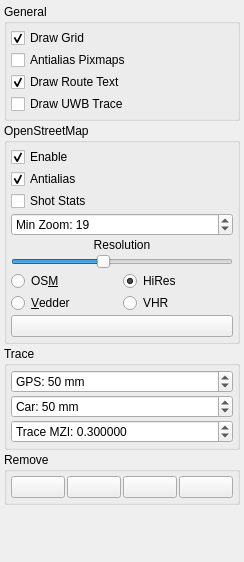
                  <widget class="QWidget" name="scrollAreaWidgetContents_2">
                   <property name="geometry">
                    <rect>
                     <x>0</x>
                     <y>0</y>
                     <width>244</width>
                     <height>562</height>
                    </rect>
                   </property>
                   <layout class="QVBoxLayout" name="verticalLayout_15">
                    <property name="spacing">
                     <number>2</number>
                    </property>
                    <property name="leftMargin">
                     <number>4</number>
                    </property>
                    <property name="topMargin">
                     <number>4</number>
                    </property>
                    <property name="rightMargin">
                     <number>4</number>
                    </property>
                    <property name="bottomMargin">
                     <number>4</number>
                    </property>
                    <item>
                     <widget class="QGroupBox" name="groupBox_16">
                      <property name="title">
                       <string>General</string>
                      </property>
                      <layout class="QVBoxLayout" name="verticalLayout_18">
                       <property name="spacing">
                        <number>2</number>
                       </property>
                       <property name="leftMargin">
                        <number>4</number>
                       </property>
                       <property name="topMargin">
                        <number>4</number>
                       </property>
                       <property name="rightMargin">
                        <number>4</number>
                       </property>
                       <property name="bottomMargin">
                        <number>4</number>
                       </property>
                       <item>
                        <widget class="QCheckBox" name="mapDrawGridBox">
                         <property name="text">
                          <string>Draw Grid</string>
                         </property>
                         <property name="checked">
                          <bool>true</bool>
                         </property>
                        </widget>
                       </item>
                       <item>
                        <widget class="QCheckBox" name="mapAntialiasBox">
                         <property name="toolTip">
                          <string>Antialias imported pixmaps</string>
                         </property>
                         <property name="text">
                          <string>Antialias Pixmaps</string>
                         </property>
                         <property name="checked">
                          <bool>false</bool>
                         </property>
                        </widget>
                       </item>
                       <item>
                        <widget class="QCheckBox" name="mapDrawRouteTextBox">
                         <property name="text">
                          <string>Draw Route Text</string>
                         </property>
                         <property name="checked">
                          <bool>true</bool>
                         </property>
                        </widget>
                       </item>
                       <item>
                        <widget class="QCheckBox" name="mapDrawUwbTraceBox">
                         <property name="text">
                          <string>Draw UWB Trace</string>
                         </property>
                        </widget>
                       </item>
                      </layout>
                     </widget>
                    </item>
                    <item>
                     <widget class="QGroupBox" name="groupBox_12">
                      <property name="title">
                       <string>OpenStreetMap</string>
                      </property>
                      <property name="flat">
                       <bool>false</bool>
                      </property>
                      <property name="checkable">
                       <bool>false</bool>
                      </property>
                      <layout class="QGridLayout" name="gridLayout_10">
                       <property name="leftMargin">
                        <number>4</number>
                       </property>
                       <property name="topMargin">
                        <number>4</number>
                       </property>
                       <property name="rightMargin">
                        <number>4</number>
                       </property>
                       <property name="bottomMargin">
                        <number>4</number>
                       </property>
                       <property name="spacing">
                        <number>2</number>
                       </property>
                       <item row="8" column="0" colspan="2">
                        <widget class="QPushButton" name="mapOsmClearCacheButton">
                         <property name="toolTip">
                          <string>Clear cached tiles</string>
                         </property>
                         <property name="text">
                          <string/>
                         </property>
                         <property name="icon">
                          <iconset resource="resources.qrc">
                           <normaloff>:/models/Icons/Delete2-96.png</normaloff>:/models/Icons/Delete2-96.png</iconset>
                         </property>
                        </widget>
                       </item>
                       <item row="7" column="0">
                        <widget class="QRadioButton" name="mapOsmServerVedderButton">
                         <property name="text">
                          <string>&amp;Vedder</string>
                         </property>
                         <property name="checked">
                          <bool>false</bool>
                         </property>
                        </widget>
                       </item>
                       <item row="6" column="1">
                        <widget class="QRadioButton" name="mapOsmServerHiResButton">
                         <property name="text">
                          <string>HiRes</string>
                         </property>
                         <property name="checked">
                          <bool>true</bool>
                         </property>
                        </widget>
                       </item>
                       <item row="6" column="0">
                        <widget class="QRadioButton" name="mapOsmServerOsmButton">
                         <property name="text">
                          <string>OS&amp;M</string>
                         </property>
                        </widget>
                       </item>
                       <item row="7" column="1">
                        <widget class="QRadioButton" name="mapOsmServerVedderHdButton">
                         <property name="toolTip">
                          <string>Vedder high resolution tiles</string>
                         </property>
                         <property name="text">
                          <string>VHR</string>
                         </property>
                         <property name="checked">
                          <bool>false</bool>
                         </property>
                        </widget>
                       </item>
                       <item row="5" column="0" colspan="2">
                        <widget class="QSlider" name="mapOsmResSlider">
                         <property name="minimum">
                          <number>30</number>
                         </property>
                         <property name="maximum">
                          <number>200</number>
                         </property>
                         <property name="value">
                          <number>100</number>
                         </property>
                         <property name="orientation">
                          <enum>Qt::Orientation::Horizontal</enum>
                         </property>
                        </widget>
                       </item>
                       <item row="4" column="0" colspan="2">
                        <widget class="QLabel" name="label_3">
                         <property name="text">
                          <string>Resolution</string>
                         </property>
                         <property name="alignment">
                          <set>Qt::AlignmentFlag::AlignCenter</set>
                         </property>
                        </widget>
                       </item>
                       <item row="3" column="0" colspan="2">
                        <widget class="QSpinBox" name="mapOsmMaxZoomBox">
                         <property name="toolTip">
                          <string>Max OSM zoom level</string>
                         </property>
                         <property name="prefix">
                          <string>Min Zoom: </string>
                         </property>
                         <property name="maximum">
                          <number>22</number>
                         </property>
                         <property name="value">
                          <number>19</number>
                         </property>
                        </widget>
                       </item>
                       <item row="0" column="0" colspan="2">
                        <widget class="QCheckBox" name="mapOpenStreetMapBox">
                         <property name="text">
                          <string>Enable</string>
                         </property>
                         <property name="checked">
                          <bool>true</bool>
                         </property>
                        </widget>
                       </item>
                       <item row="1" column="0" colspan="2">
                        <widget class="QCheckBox" name="mapAntialiasOsmBox">
                         <property name="toolTip">
                          <string>Antialias tiles</string>
                         </property>
                         <property name="text">
                          <string>Antialias</string>
                         </property>
                         <property name="checked">
                          <bool>true</bool>
                         </property>
                        </widget>
                       </item>
                       <item row="2" column="0" colspan="2">
                        <widget class="QCheckBox" name="mapOsmStatsBox">
                         <property name="text">
                          <string>Shot Stats</string>
                         </property>
                        </widget>
                       </item>
                      </layout>
                     </widget>
                    </item>
                    <item>
                     <widget class="QGroupBox" name="groupBox_15">
                      <property name="title">
                       <string>Trace</string>
                      </property>
                      <layout class="QVBoxLayout" name="verticalLayout_16">
                       <property name="spacing">
                        <number>2</number>
                       </property>
                       <property name="leftMargin">
                        <number>4</number>
                       </property>
                       <property name="topMargin">
                        <number>4</number>
                       </property>
                       <property name="rightMargin">
                        <number>4</number>
                       </property>
                       <property name="bottomMargin">
                        <number>4</number>
                       </property>
                       <item>
                        <widget class="QDoubleSpinBox" name="mapTraceMinSpaceGpsBox">
                         <property name="toolTip">
                          <string>GPS Trace: Minimum distance from previous point for adding new point.</string>
                         </property>
                         <property name="prefix">
                          <string>GPS: </string>
                         </property>
                         <property name="suffix">
                          <string> mm</string>
                         </property>
                         <property name="decimals">
                          <number>0</number>
                         </property>
                         <property name="maximum">
                          <double>9999.000000000000000</double>
                         </property>
                         <property name="value">
                          <double>50.000000000000000</double>
                         </property>
                        </widget>
                       </item>
                       <item>
                        <widget class="QDoubleSpinBox" name="mapTraceMinSpaceCarBox">
                         <property name="toolTip">
                          <string>Car Trace: Minimum distance from previous point for adding new point.</string>
                         </property>
                         <property name="prefix">
                          <string>Car: </string>
                         </property>
                         <property name="suffix">
                          <string> mm</string>
                         </property>
                         <property name="decimals">
                          <number>0</number>
                         </property>
                         <property name="maximum">
                          <double>9999.000000000000000</double>
                         </property>
                         <property name="value">
                          <double>50.000000000000000</double>
                         </property>
                        </widget>
                       </item>
                       <item>
                        <widget class="QDoubleSpinBox" name="traceInfoMinZoomBox">
                         <property name="toolTip">
                          <string>&lt;html&gt;&lt;head/&gt;&lt;body&gt;&lt;p&gt;Info Trace: Minimum zoom for showing text next to info points.&lt;/p&gt;&lt;/body&gt;&lt;/html&gt;</string>
                         </property>
                         <property name="prefix">
                          <string>Trace MZI: </string>
                         </property>
                         <property name="decimals">
                          <number>6</number>
                         </property>
                         <property name="maximum">
                          <double>100.000000000000000</double>
                         </property>
                         <property name="singleStep">
                          <double>0.010000000000000</double>
                         </property>
                         <property name="value">
                          <double>0.300000000000000</double>
                         </property>
                        </widget>
                       </item>
                      </layout>
                     </widget>
                    </item>
                    <item>
                     <widget class="QGroupBox" name="groupBox_13">
                      <property name="title">
                       <string>Remove</string>
                      </property>
                      <layout class="QHBoxLayout" name="horizontalLayout_10">
                       <property name="spacing">
                        <number>2</number>
                       </property>
                       <property name="leftMargin">
                        <number>4</number>
                       </property>
                       <property name="topMargin">
                        <number>4</number>
                       </property>
                       <property name="rightMargin">
                        <number>4</number>
                       </property>
                       <property name="bottomMargin">
                        <number>4</number>
                       </property>
                       <item>
                        <widget class="QPushButton" name="mapRemoveTraceButton">
                         <property name="toolTip">
                          <string>Car trace</string>
                         </property>
                         <property name="text">
                          <string/>
                         </property>
                         <property name="icon">
                          <iconset resource="resources.qrc">
                           <normaloff>:/models/Icons/Polyline-96.png</normaloff>:/models/Icons/Polyline-96.png</iconset>
                         </property>
                        </widget>
                       </item>
                       <item>
                        <widget class="QPushButton" name="mapRemoveRouteAllButton">
                         <property name="toolTip">
                          <string>All routes</string>
                         </property>
                         <property name="text">
                          <string/>
                         </property>
                         <property name="icon">
                          <iconset resource="resources.qrc">
                           <normaloff>:/models/Icons/Polygon-96.png</normaloff>:/models/Icons/Polygon-96.png</iconset>
                         </property>
                        </widget>
                       </item>
                       <item>
                        <widget class="QPushButton" name="mapRemoveInfoAllButton">
                         <property name="toolTip">
                          <string>All info traces</string>
                         </property>
                         <property name="text">
                          <string/>
                         </property>
                         <property name="icon">
                          <iconset resource="resources.qrc">
                           <normaloff>:/models/Icons/Point Objects-96.png</normaloff>:/models/Icons/Point Objects-96.png</iconset>
                         </property>
                        </widget>
                       </item>
                       <item>
                        <widget class="QPushButton" name="MapRemovePixmapsButton">
                         <property name="toolTip">
                          <string>Imported pixmaps</string>
                         </property>
                         <property name="text">
                          <string/>
                         </property>
                         <property name="icon">
                          <iconset resource="resources.qrc">
                           <normaloff>:/models/Icons/Google Images-96.png</normaloff>:/models/Icons/Google Images-96.png</iconset>
                         </property>
                        </widget>
                       </item>
                      </layout>
                     </widget>
                    </item>
                    <item>
                     <spacer name="verticalSpacer_3">
                      <property name="orientation">
                       <enum>Qt::Orientation::Vertical</enum>
                      </property>
                      <property name="sizeHint" stdset="0">
                       <size>
                        <width>20</width>
                        <height>95</height>
                       </size>
                      </property>
                     </spacer>
                    </item>
                   </layout>
                  </widget>
